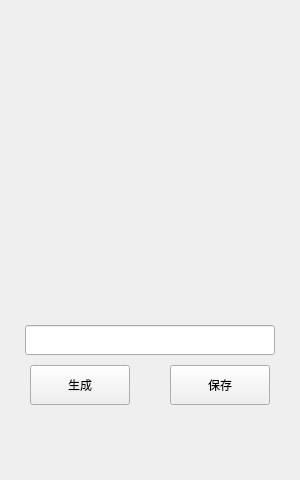
<?xml version="1.0" encoding="UTF-8"?>
<ui version="4.0">
 <class>MainWindowClass</class>
 <widget class="QMainWindow" name="MainWindowClass">
  <property name="enabled">
   <bool>true</bool>
  </property>
  <property name="geometry">
   <rect>
    <x>0</x>
    <y>0</y>
    <width>300</width>
    <height>480</height>
   </rect>
  </property>
  <property name="windowTitle">
   <string>MainWindow</string>
  </property>
  <widget class="QWidget" name="centralWidget">
   <widget class="QLineEdit" name="editMAC">
    <property name="geometry">
     <rect>
      <x>25</x>
      <y>325</y>
      <width>250</width>
      <height>30</height>
     </rect>
    </property>
    <property name="toolTip">
     <string>&lt;html&gt;&lt;head/&gt;&lt;body&gt;&lt;p&gt;dsfdsf&lt;/p&gt;&lt;/body&gt;&lt;/html&gt;</string>
    </property>
   </widget>
   <widget class="QLabel" name="labelImage">
    <property name="geometry">
     <rect>
      <x>25</x>
      <y>25</y>
      <width>250</width>
      <height>250</height>
     </rect>
    </property>
    <property name="text">
     <string/>
    </property>
   </widget>
   <widget class="QPushButton" name="btnGenerate">
    <property name="geometry">
     <rect>
      <x>30</x>
      <y>365</y>
      <width>100</width>
      <height>40</height>
     </rect>
    </property>
    <property name="text">
     <string>生成</string>
    </property>
   </widget>
   <widget class="QLabel" name="labelMAC">
    <property name="geometry">
     <rect>
      <x>25</x>
      <y>275</y>
      <width>250</width>
      <height>30</height>
     </rect>
    </property>
    <property name="text">
     <string/>
    </property>
   </widget>
   <widget class="QPushButton" name="btnSave">
    <property name="geometry">
     <rect>
      <x>170</x>
      <y>365</y>
      <width>100</width>
      <height>40</height>
     </rect>
    </property>
    <property name="text">
     <string>保存</string>
    </property>
   </widget>
   <widget class="QLabel" name="labelResult">
    <property name="geometry">
     <rect>
      <x>25</x>
      <y>415</y>
      <width>250</width>
      <height>60</height>
     </rect>
    </property>
    <property name="text">
     <string/>
    </property>
   </widget>
  </widget>
 </widget>
 <layoutdefault spacing="6" margin="11"/>
 <resources>
  <include location="MainWindow.qrc"/>
 </resources>
 <connections/>
</ui>
